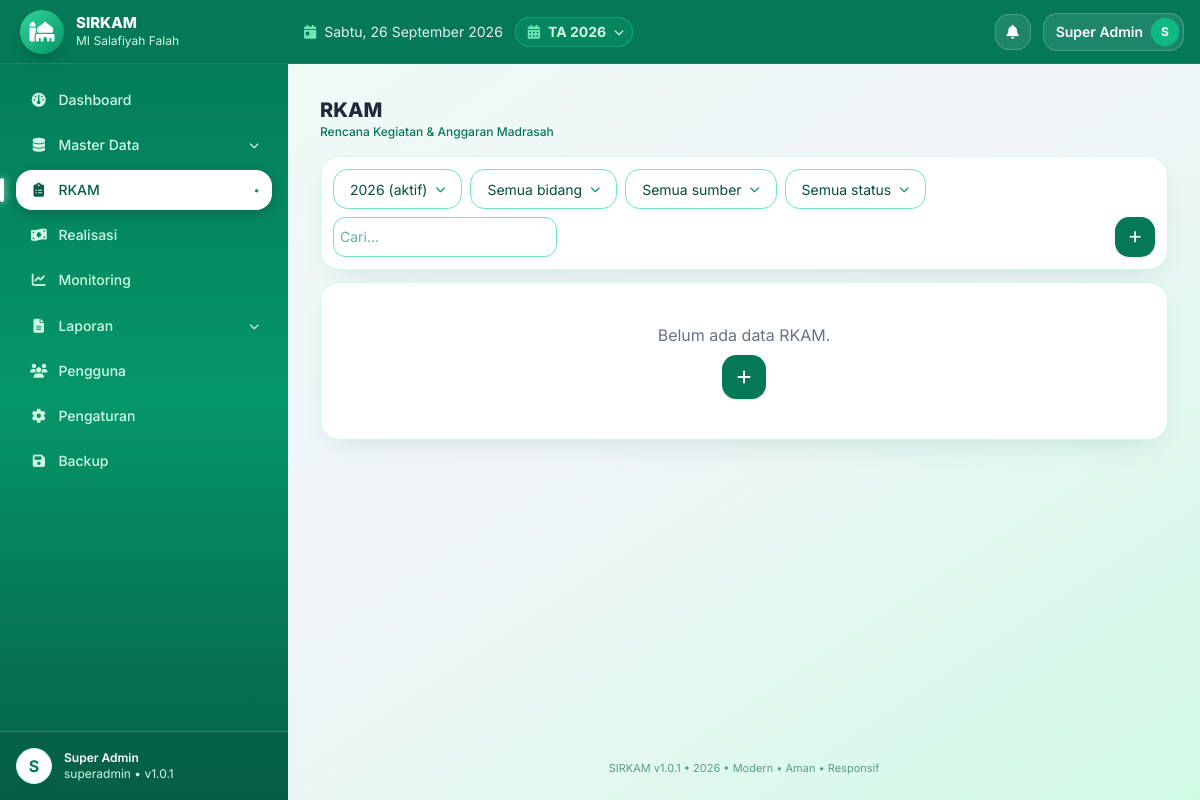
The page /rkam (signed in) on the database its author committed.
### tables this page shows
CREATE TABLE IF NOT EXISTS app_settings (
  id INT UNSIGNED AUTO_INCREMENT PRIMARY KEY,
  skey VARCHAR(100) NOT NULL UNIQUE,
  svalue TEXT NULL
);

CREATE TABLE IF NOT EXISTS madrasah (
  id INT UNSIGNED AUTO_INCREMENT PRIMARY KEY,
  nama_madrasah VARCHAR(150) NOT NULL DEFAULT 'MI Salafiyah',
  nsm VARCHAR(30) NULL,
  npsn VARCHAR(30) NULL,
  alamat TEXT NULL,
  desa VARCHAR(100) NULL,
  kecamatan VARCHAR(100) NULL,
  kabupaten VARCHAR(100) NULL,
  provinsi VARCHAR(100) NULL,
  kode_pos VARCHAR(10) NULL,
  email VARCHAR(100) NULL,
  telepon VARCHAR(30) NULL,
  nama_kepala VARCHAR(100) NULL,
  nip_kepala VARCHAR(50) NULL,
  kepala_guru_id INT UNSIGNED NULL,
  nama_bendahara VARCHAR(100) NULL,
  nip_bendahara VARCHAR(50) NULL,
  bendahara_guru_id INT UNSIGNED NULL,
  logo VARCHAR(255) NULL,
  created_at TIMESTAMP DEFAULT CURRENT_TIMESTAMP,
  updated_at TIMESTAMP DEFAULT CURRENT_TIMESTAMP ON UPDATE CURRENT_TIMESTAMP
);

CREATE TABLE IF NOT EXISTS tahun_anggaran (
  id INT UNSIGNED AUTO_INCREMENT PRIMARY KEY,
  tahun INT NOT NULL UNIQUE,
  tanggal_mulai DATE NULL,
  tanggal_selesai DATE NULL,
  status ENUM('draft','aktif','selesai','dikunci') NOT NULL DEFAULT 'draft',
  keterangan TEXT NULL,
  created_at TIMESTAMP DEFAULT CURRENT_TIMESTAMP,
  updated_at TIMESTAMP DEFAULT CURRENT_TIMESTAMP ON UPDATE CURRENT_TIMESTAMP,
  INDEX idx_tahun (tahun),
  INDEX idx_status (status)
);

### index.php (called while the page is built, shortened)
<?php
require_once __DIR__.'/config/bootstrap.php';
$url=trim($_GET['url']??'',"/");
$p=explode('/',$url);$page=$p[0];$arg=$p[1]??null;$arg2=$p[2]??null;
$content='';$title='Dashboard';
try{
switch($page){
case 'rkam':
  if($arg==='detail'&&$arg2){Rbac::check('rkam.view');$title='Detail RKAM';$_GET['id']=$arg2;ob_start();require __DIR__.'/modules/rkam/detail.php';$content=ob_get_clean();}
  else{Rbac::check('rkam.view');$title='RKAM';ob_start();require __DIR__.'/modules/rkam/list.php';$content=ob_get_clean();}
  break;
}
}catch(Throwable $e){error_log($e->getMessage());$content='<div class="bg-red-50 border border-red-200 p-4 rounded">Terjadi kesalahan sistem.</div>';}
require __DIR__.'/views/layouts/main.php';

### core/Security.php (called while the page is built, shortened)
<?php
class Security{
public static function e($s){return htmlspecialchars((string)($s??''),ENT_QUOTES,'UTF-8');}
}

### core/Auth.php (called while the page is built, shortened)
<?php
class Auth{
public static function user(){return $_SESSION['user']??null;}
public static function role(){return $_SESSION['role']??null;}
}

### core/Helper.php (called while the page is built, shortened)
<?php
class Helper{
public static function setting($pdo,$k,$d=''){$s=$pdo->prepare("SELECT svalue FROM app_settings WHERE skey=?");$s->execute([$k]);$r=$s->fetchColumn();return $r!==false?$r:$d;}
public static function tahunAktif($pdo){$s=$pdo->query("SELECT * FROM tahun_anggaran WHERE status='aktif' LIMIT 1");$r=$s->fetch();if(!$r){$s=$pdo->query("SELECT * FROM tahun_anggaran ORDER BY tahun DESC LIMIT 1");$r=$s->fetch();}return $r;}
}

### modules/rkam/list.php (the view, shortened to what this page needs)
<?php
$th=Helper::tahunAktif($pdo);
$f_tahun=(int)($_GET['tahun']??($th['id']??0));
$f_bidang=$_GET['bidang']??'';$f_sumber=$_GET['sumber']??'';$f_status=$_GET['status']??'';$q=trim($_GET['q']??'');
$w=['1=1'];$p=[];
if($f_tahun){$w[]='k.tahun_id=?';$p[]=$f_tahun;}
$s=$pdo->prepare("SELECT k.*,b.nama_bidang,g.kode AS g_kode,g.nama_kegiatan AS g_nama,g.bidang_id AS g_bidang,gb.nama_bidang AS g_bidang_nama,(SELECT COALESCE(SUM(jumlah),0) FROM realisasi WHERE rkam_id=k.id) AS jml_real FROM rkam k LEFT JOIN bidang b ON b.id=k.bidang_id LEFT JOIN kegiatan g ON g.id=k.kegiatan_id LEFT JOIN bidang gb ON gb.id=g.bidang_id WHERE ".implode(' AND ',$w)." ORDER BY k.id DESC LIMIT 200");
$s->execute($p);$rows=$s->fetchAll();
$canAdd=in_array(Auth::role(),['superadmin','bendahara','operator']);
?>
<div class="bg-white p-3 rounded shadow mb-3 no-print">
<form class="flex flex-wrap gap-2 text-sm" method="GET" action="<?=BASE_URL?>rkam" id="fRkam">
<input name="q" value="<?=Security::e($q)?>" placeholder="Cari..." class="border rounded p-1.5" oninput="clearTimeout(window.__qT);window.__qT=setTimeout(()=>this.form.submit(),700)">
<?php if($canAdd):?><button type="button" id="btnAddRkam" onclick="window.rkamForm(0)" title="Tambah RKAM" class="bg-emerald-700 hover:bg-emerald-800 text-white w-10 h-10 rounded-2xl ml-auto shadow no-print"><i class="fa-solid fa-plus"></i></button><?php endif;?>
</form></div>
<div class="bg-white rounded shadow overflow-auto">
<?php if(!$rows):?><div class="p-10 text-center text-gray-500">Belum ada data RKAM.<br><?php if($canAdd):?><button type="button" id="btnAddRkam2" onclick="window.rkamForm(0)" title="Tambah RKAM" class="mt-2 bg-emerald-700 hover:bg-emerald-800 text-white w-11 h-11 rounded-2xl shadow"><i class="fa-solid fa-plus"></i></button><?php endif;?></div>
<?php else:?>
<?php $no=1;foreach($rows as $r):$sisa=(float)$r['total_anggaran']-(float)$r['jml_real'];$pers=Helper::persen($r['jml_real'],$r['total_anggaran']);$bd=$r['g_bidang_nama']??$r['nama_bidang']??'-';?>
<tr class="border-b hover:bg-gray-50"><td class="p-2"><?=$no++?></td><td class="p-2"><div class="text-xs text-gray-500"><?=Security::e($r['nomor_dokumen']??'')?> • <?=Security::e($r['kode_kegiatan']??'')?></div><a href="<?=BASE_URL?>rkam/detail/<?=$r['id']?>" class="font-semibold text-emerald-800"><?=Security::e($r['nama_kegiatan'])?></a></td>
<td class="p-2"><?=Security::e($bd)?></td><td class="p-2 text-right"><?=Security::rupiah($r['total_anggaran'])?></td><td class="p-2 text-right"><?=Security::rupiah($r['jml_real'])?></td><td class="p-2 text-right"><?=Security::rupiah($sisa)?></td><td class="p-2"><?=$pers?>%</td><td class="p-2"><?=Helper::badgeStatus($r['status'])?></td>
<td class="p-2 whitespace-nowrap no-print"><a href="<?=BASE_URL?>rkam/detail/<?=$r['id']?>" title="Detail" class="btn-ic btn-view"><i class="fa-solid fa-eye"></i></a><?php if($canAdd):?> <button onclick="rkamForm(<?=$r['id']?>)" title="Edit" class="btn-ic btn-edit"><i class="fa-solid fa-pen-to-square"></i></button> <button onclick="rkamDel(<?=$r['id']?>)" title="Hapus" class="btn-ic btn-del"><i class="fa-solid fa-trash-can"></i></button><?php endif;?></td></tr>
<?php endforeach;?></tbody></table><?php endif;?></div>

### views/layouts/main.php (shortened to what this page needs)
<!DOCTYPE html><html lang="id"><head><meta charset="UTF-8"><meta name="viewport" content="width=device-width,initial-scale=1">
<script src="https://cdn.tailwindcss.com"></script><script src="https://cdn.jsdelivr.net/npm/sweetalert2@11"></script>
<link rel="stylesheet" href="https://cdnjs.cloudflare.com/ajax/libs/font-awesome/6.5.2/css/all.min.css">
</head>
<body class="bg-gradient-to-br from-emerald-50 via-slate-100 to-emerald-100 min-h-screen text-slate-800">
<?php $u=Auth::user(); $role=Auth::role(); if($role==='superadmin'){$notif=$pdo->query("SELECT COUNT(*) c FROM notifications WHERE is_read=0")->fetchColumn();}else{$nq=$pdo->prepare("SELECT COUNT(*) c FROM notifications WHERE is_read=0 AND (role_target=? OR role_target IS NULL OR role_target='' OR user_id=?)");$nq->execute([$role,Auth::id()]);$notif=$nq->fetchColumn();} $initial=strtoupper(substr($u['nama']??'U',0,1)); $mlogo=$pdo->query("SELECT logo,nama_madrasah FROM madrasah WHERE id=1")->fetch(); $appName=Helper::setting($pdo,'app_name','SIRKAM'); $appVer=Helper::setting($pdo,'sys_version',APP_VERSION); $thAktif=Helper::tahunAktif($pdo); $thList=$pdo->query("SELECT id,tahun,status FROM tahun_anggaran ORDER BY tahun DESC")->fetchAll(); ?>
<div class="flex min-h-screen">
<aside id="sidebar" class="bg-gradient-to-b from-emerald-700 via-emerald-600 to-emerald-800 text-white hidden md:flex flex-col no-print fixed md:sticky top-0 inset-y-0 left-0 z-40 w-72 h-screen shrink-0 overflow-hidden">
<div class="h-16 px-5 flex items-center gap-3 shrink-0 bg-emerald-700 border-b border-white/10">
<?php $logoFile=!empty($mlogo['logo'])?__DIR__.'/../../uploads/logo/'.$mlogo['logo']:''; $logoOk=$logoFile&&is_file($logoFile); $logoV=$logoOk?filemtime($logoFile):0; ?>
<?php if($logoOk):?><img src="<?=BASE_URL?>uploads/logo/<?=Security::e($mlogo['logo'])?>?v=<?=$logoV?>" class="w-11 h-11 rounded-2xl object-contain bg-white p-1 shadow-lg"><?php else:?><div class="w-11 h-11 rounded-2xl bg-gradient-to-br from-emerald-400 to-emerald-600 flex items-center justify-center text-xl shadow-lg"><i class="fa-solid fa-mosque"></i></div><?php endif;?>
<div class="min-w-0"><div class="font-extrabold text-[15px] leading-tight truncate"><?=Security::e($appName)?></div><div class="text-xs text-emerald-100 truncate"><?=Security::e($mlogo['nama_madrasah']??'')?></div></div></div>
<?php $cur=$page??'dashboard'; if($cur==='print'||$cur==='export')$cur='laporan'; ?>
<nav class="flex-1 p-4 space-y-1.5 text-sm overflow-y-auto" id="nav">
<a href="<?=BASE_URL?>" data-p="dashboard" class="navlink <?=($cur==='dashboard'?'active':'')?>"><i class="fa-solid fa-gauge w-5 text-center"></i> Dashboard</a>
<?php if(in_array($role,['superadmin','operator'])):?>
<div>
<button type="button" onclick="toggleMaster()" class="navlink parent w-full text-left <?=($cur==='master'?'active':'')?>"><i class="fa-solid fa-database w-5 text-center"></i> <span>Master Data</span> <i id="mchev" class="fa-solid fa-chevron-down text-[10px] transition-transform"></i></button>
</div>
<?php endif;?>
<a href="<?=BASE_URL?>rkam" data-p="rkam" class="navlink <?=($cur==='rkam'?'active':'')?>"><i class="fa-solid fa-clipboard-list w-5 text-center"></i> RKAM</a>
<a href="<?=BASE_URL?>realisasi" data-p="realisasi" class="navlink <?=($cur==='realisasi'?'active':'')?>"><i class="fa-solid fa-money-bill-wave w-5 text-center"></i> Realisasi</a>
<a href="<?=BASE_URL?>monitoring" data-p="monitoring" class="navlink <?=($cur==='monitoring'?'active':'')?>"><i class="fa-solid fa-chart-line w-5 text-center"></i> Monitoring</a>
<div>
<button type="button" onclick="toggleLap()" class="navlink parent w-full text-left <?=($cur==='laporan'?'active':'')?>"><i class="fa-solid fa-file-lines w-5 text-center"></i> <span>Laporan</span> <i id="lchev" class="fa-solid fa-chevron-down text-[10px] transition-transform"></i></button>
</div>
<?php if($role==='superadmin'):?><a href="<?=BASE_URL?>users" data-p="users" class="navlink <?=($cur==='users'?'active':'')?>"><i class="fa-solid fa-users w-5 text-center"></i> Pengguna</a><?php endif;?>
<?php if(in_array($role,['superadmin','kepala_madrasah','bendahara'])):?><a href="<?=BASE_URL?>pengaturan" data-p="pengaturan" class="navlink <?=($cur==='pengaturan'?'active':'')?>"><i class="fa-solid fa-gear w-5 text-center"></i> Pengaturan</a><?php endif;?>
<?php if($role==='superadmin'):?><a href="<?=BASE_URL?>backup" data-p="backup" class="navlink <?=($cur==='backup'?'active':'')?>"><i class="fa-solid fa-floppy-disk w-5 text-center"></i> Backup</a><?php endif;?>
</nav>
<div class="p-4 border-t border-white/20 flex items-center gap-3 shrink-0 bg-emerald-800/60">
<div class="w-9 h-9 rounded-full bg-white text-emerald-700 flex items-center justify-center font-bold"><?=$initial?></div>
<div class="text-xs"><div class="font-semibold text-white"><?=Security::e($u['nama']??'')?></div><div class="text-emerald-100"><?=Security::e($role)?> • v<?=Security::e($appVer)?></div></div></div></aside>
<div class="flex-1 flex flex-col min-w-0 md:ml-0">
<header class="sticky top-0 z-20 bg-emerald-700 text-white px-4 h-16 flex items-center gap-3 no-print shrink-0 border-b border-white/10">
<?php $hari=['Senin','Selasa','Rabu','Kamis','Jumat','Sabtu','Minggu']; $bulan=[1=>'Januari','Februari','Maret','April','Mei','Juni','Juli','Agustus','September','Oktober','November','Desember']; ?>
<div class="hidden sm:flex items-center gap-2 text-white/90 text-sm"><i class="fa-solid fa-calendar-day text-emerald-300"></i><span><?=$hari[date('N')-1]?>, <?=date('j')?> <?=$bulan[(int)date('n')]?> <?=date('Y')?></span></div>
<div class="relative">
<button onclick="toggleTahun(event)" title="Tahun Anggaran Aktif" class="hidden sm:flex items-center gap-2 bg-emerald-500/20 border border-emerald-400/40 text-emerald-100 rounded-full pl-3 pr-2 py-1 text-sm hover:bg-emerald-500/30"><i class="fa-solid fa-calendar-days text-emerald-300"></i><span class="font-bold">TA <?=Security::e($thAktif['tahun']??'-')?></span><i class="fa-solid fa-chevron-down text-[10px]"></i></button>
</div>
<div class="ml-auto flex items-center gap-3 text-sm">
<div class="relative">
<button onclick="toggleNotif(event)" class="relative w-9 h-9 rounded-xl bg-white/10 border border-white/20 text-white hover:bg-white/20"><i class="fa-solid fa-bell"></i></button>
</div>
<div class="relative" id="userWrap">
<button type="button" aria-haspopup="true" onclick="toggleUser(event)" onmouseenter="showUser()" class="flex items-center gap-2 bg-white/10 border border-white/20 rounded-full pl-3 pr-1 py-1 hover:bg-white/20"><span class="font-semibold text-white text-sm max-w-32 truncate"><?=Security::e($u['nama']??'')?></span><span class="w-7 h-7 rounded-full bg-emerald-500 text-white flex items-center justify-center text-xs font-bold shrink-0"><?=$initial?></span></button>
</div></div></header>
<main class="p-4 md:p-8 flex-1 max-w-7xl w-full mx-auto">
<div class="mb-4"><div class="font-extrabold text-xl text-slate-800"><?=Security::e($title??'')?></div><div class="text-xs text-emerald-700 font-medium">Rencana Kegiatan & Anggaran Madrasah</div></div>
<?=$content??''?></main>
<footer class="px-6 pb-6 text-center text-[11px] text-emerald-800/60 no-print"><?=Security::e($appName)?> v<?=Security::e($appVer)?> • <?=date('Y')?> • Modern • Aman • Responsif</footer></div></div>
</body></html>

### views/layouts/main.php (style rules this page uses)
body { font-family:'Inter',system-ui,sans-serif }
html { scroll-behavior:smooth }
* { scrollbar-width:thin;scrollbar-color:#cbd5e1 transparent }
input:not([type=checkbox]):not([type=radio]):not([type=submit]):not([type=button]):not(.swal2-input),select,textarea { border:1.5px solid #6ee7b7 !important;border-radius:.75rem !important;background:#fff !important;color:#064e3b !important }
input::placeholder,textarea::placeholder { color:#6bafa0 !important }
input::placeholder,textarea::placeholder { text-transform:capitalize !important }
.bg-white { border:1px solid #d1fae5 }
.navlink { position:relative;display:flex;align-items:center;gap:.6rem;padding:.6rem .8rem;border-radius:1rem;color:#d1fae5;font-weight:500;transition:.15s }
.navlink.active { background:#fff;color:#065f46;box-shadow:0 4px 14px rgba(0,0,0,.2) }
.navlink.active::before { content:'';position:absolute;left:-1rem;top:20%;bottom:20%;width:4px;border-radius:99px;background:#fff;box-shadow:0 0 8px rgba(255,255,255,.8) }
.navlink.active::after { content:'●';margin-left:auto;font-size:8px;color:#059669 }
#mchev,#lchev { margin-left:auto;flex-shrink:0 }
.rounded { border-radius:.9rem !important }
.rounded-xl { border-radius:1.25rem !important }
.rounded-2xl { border-radius:1.5rem !important }
.bg-white { border-radius:1.25rem !important;box-shadow:0 12px 30px -14px rgba(6,95,70,.18) !important }
button:not(.swal2-confirm):not(.swal2-cancel):not(.swal2-close) { border-radius:.9rem !important }
input.rounded,input.rounded-lg,input.rounded-xl,input.rounded-2xl,select.rounded,select.rounded-lg,select.rounded-xl,select.rounded-2xl,textarea.rounded,textarea.rounded-lg,textarea.rounded-xl,textarea.rounded-2xl,.dd.rounded,.dd.rounded-lg,.dd.rounded-xl,.dd.rounded-2xl { border-radius:1.25rem !important }

### rows shown on the page
app_settings: svalue "SIRKAM"
madrasah: nama_madrasah "MI Salafiyah Falah"
app_settings: svalue "1.0.1"
tahun_anggaran: tahun "2026"

### other values the page prints
$initial "S"
Security::e($u['nama']??'') "Super Admin"
Security::e($role) "superadmin"
Security::e($title??'') "RKAM"
